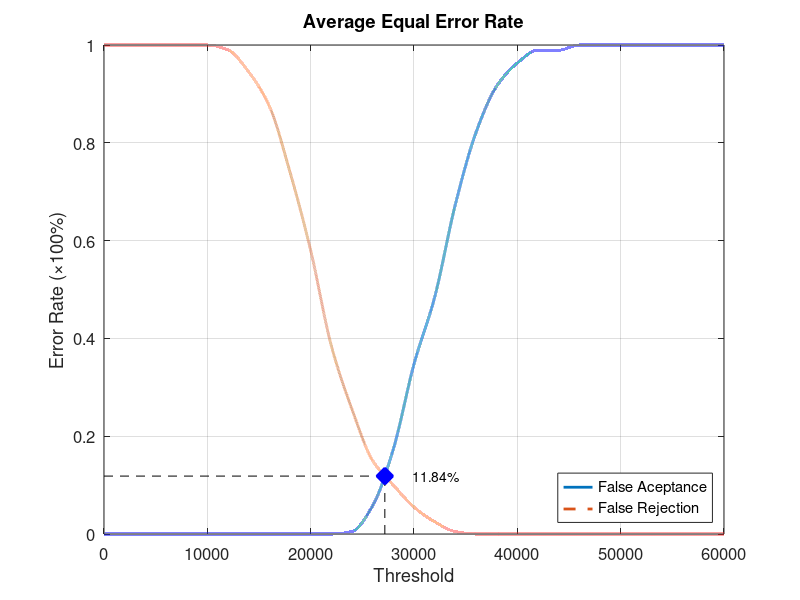
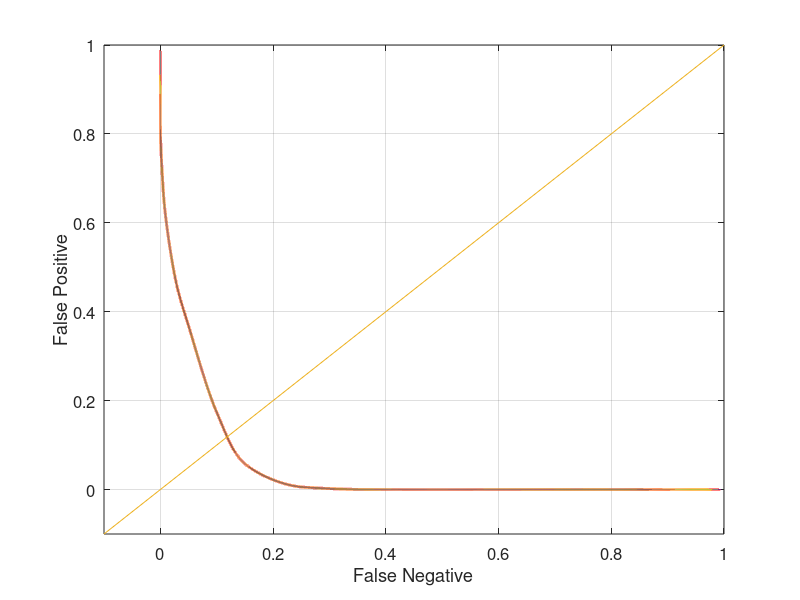

MATLAB code for these plots, in order:
function yEER = Database5_4
close all;
clear;
clc;
x = 0:2000:60000;
xq = 0:0.5:60000;

y0 = [0 0 0 0 0 0 0 0 0 0 0 0 0.00526316 0.0578947 0.173684 0.347368 0.484211 0.673684 0.821053 0.915789 0.963158 0.989474 0.989474 1 1 1 1 1 1 1 1];
yy0 = interp1(x, y0, xq, 'pchip');
y1 = [1 1 1 1 1 1 0.99 0.945 0.875 0.74 0.58 0.385 0.255 0.15 0.1 0.055 0.025 0.005 0 0 0 0 0 0 0 0 0 0 0 0 0];
yy1 = interp1(x, y1, xq, 'pchip');

% Calculating EER: 
y2 = abs(y0 - y1);
find(y2 == min(y2))
yy2 = abs(yy0 - yy1);
xEER = find(yy2 == min(yy2));
xEERIndex = xq(xEER) % X-axis EER
yEER = yy0(xEER) % Y-axis EER

main = figure
plot(xq, yy0,'-','LineWidth', 2);	hold on
plot(xq, yy1,'--','LineWidth', 2);	hold on
plot([xEERIndex xEERIndex], [0 yEER], 'k--');	hold on
plot([0 xEERIndex], [yEER yEER], 'k--');	hold on
plot(xEERIndex, yEER, 'bx', 'LineWidth', 10);	hold on
text(xEERIndex + 10 * xEERIndex / 100, yEER, [num2str(round((10000 * yEER)) / 100) '%'])
legend('False Aceptance', 'False Rejection', 'Location', 'SouthEast')
xlabel('Threshold')
ylabel('Error Rate (\times100%)')
title('Average Equal Error Rate')
set(gca, 'FontSize', 12)
axis([0 60000 0 1])
grid on

print(main, 'Database5_4Main', '-dpng');
FNRxFPR = figure('Color', [1 1 1]);
plot(yy1, yy0, '-', yy1, yy0, 'LineWidth', 2);
hold on
y = -0.1:0.1:1
plot(y, y); 
set(gca, 'FontSize', 12)
xlabel('False Negative')
ylabel('False Positive')
axis([-0.1 1 -0.1 1])
set(gca, 'FontSize', 12)
grid on

print(FNRxFPR, 'Database5_4FNRxFPR','-dpng');
end
